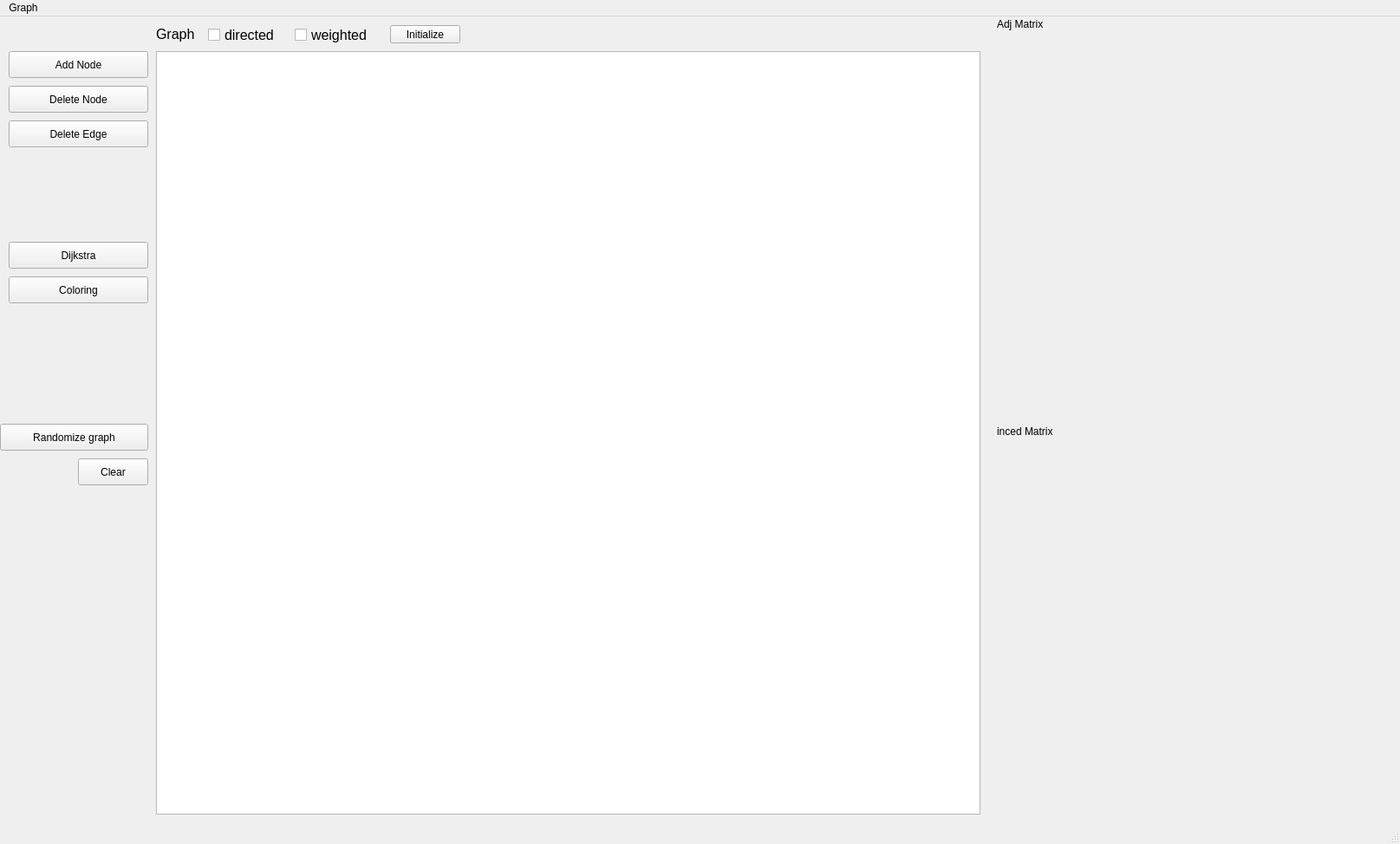
<?xml version="1.0" encoding="UTF-8"?>
<ui version="4.0">
 <class>MainWindow</class>
 <widget class="QMainWindow" name="MainWindow">
  <property name="geometry">
   <rect>
    <x>0</x>
    <y>0</y>
    <width>1615</width>
    <height>974</height>
   </rect>
  </property>
  <property name="windowTitle">
   <string>Graph Editor</string>
  </property>
  <widget class="QWidget" name="centralwidget">
   <widget class="QGraphicsView" name="graphicsView">
    <property name="geometry">
     <rect>
      <x>180</x>
      <y>40</y>
      <width>951</width>
      <height>881</height>
     </rect>
    </property>
   </widget>
   <widget class="QLabel" name="label">
    <property name="geometry">
     <rect>
      <x>1150</x>
      <y>0</y>
      <width>111</width>
      <height>17</height>
     </rect>
    </property>
    <property name="text">
     <string>Adj Matrix</string>
    </property>
   </widget>
   <widget class="QLabel" name="label_2">
    <property name="geometry">
     <rect>
      <x>1150</x>
      <y>470</y>
      <width>111</width>
      <height>17</height>
     </rect>
    </property>
    <property name="text">
     <string>inced Matrix</string>
    </property>
   </widget>
   <widget class="QWidget" name="verticalLayoutWidget">
    <property name="geometry">
     <rect>
      <x>1150</x>
      <y>20</y>
      <width>441</width>
      <height>421</height>
     </rect>
    </property>
    <layout class="QVBoxLayout" name="adjLayout"/>
   </widget>
   <widget class="QWidget" name="verticalLayoutWidget_2">
    <property name="geometry">
     <rect>
      <x>1150</x>
      <y>490</y>
      <width>441</width>
      <height>431</height>
     </rect>
    </property>
    <layout class="QVBoxLayout" name="incLayout"/>
   </widget>
   <widget class="QPushButton" name="pushButton">
    <property name="geometry">
     <rect>
      <x>10</x>
      <y>40</y>
      <width>161</width>
      <height>31</height>
     </rect>
    </property>
    <property name="text">
     <string>Add Node</string>
    </property>
   </widget>
   <widget class="QPushButton" name="pushButton_2">
    <property name="geometry">
     <rect>
      <x>10</x>
      <y>80</y>
      <width>161</width>
      <height>31</height>
     </rect>
    </property>
    <property name="text">
     <string>Delete Node</string>
    </property>
   </widget>
   <widget class="QPushButton" name="pushButton_3">
    <property name="geometry">
     <rect>
      <x>10</x>
      <y>120</y>
      <width>161</width>
      <height>31</height>
     </rect>
    </property>
    <property name="text">
     <string>Delete Edge</string>
    </property>
   </widget>
   <widget class="QPushButton" name="pushButton_4">
    <property name="geometry">
     <rect>
      <x>10</x>
      <y>260</y>
      <width>161</width>
      <height>31</height>
     </rect>
    </property>
    <property name="text">
     <string>Dijkstra</string>
    </property>
   </widget>
   <widget class="QPushButton" name="pushButton_5">
    <property name="geometry">
     <rect>
      <x>90</x>
      <y>510</y>
      <width>81</width>
      <height>31</height>
     </rect>
    </property>
    <property name="text">
     <string>Clear</string>
    </property>
   </widget>
   <widget class="QLabel" name="label_3">
    <property name="geometry">
     <rect>
      <x>180</x>
      <y>10</y>
      <width>54</width>
      <height>21</height>
     </rect>
    </property>
    <property name="font">
     <font>
      <pointsize>12</pointsize>
     </font>
    </property>
    <property name="text">
     <string>Graph</string>
    </property>
   </widget>
   <widget class="QCheckBox" name="checkBox">
    <property name="geometry">
     <rect>
      <x>340</x>
      <y>10</y>
      <width>101</width>
      <height>23</height>
     </rect>
    </property>
    <property name="font">
     <font>
      <pointsize>12</pointsize>
     </font>
    </property>
    <property name="text">
     <string>weighted</string>
    </property>
   </widget>
   <widget class="QCheckBox" name="checkBox_2">
    <property name="geometry">
     <rect>
      <x>240</x>
      <y>10</y>
      <width>82</width>
      <height>23</height>
     </rect>
    </property>
    <property name="font">
     <font>
      <pointsize>12</pointsize>
     </font>
    </property>
    <property name="text">
     <string>directed</string>
    </property>
   </widget>
   <widget class="QPushButton" name="pushButton_6">
    <property name="geometry">
     <rect>
      <x>450</x>
      <y>10</y>
      <width>81</width>
      <height>21</height>
     </rect>
    </property>
    <property name="text">
     <string>Initialize</string>
    </property>
   </widget>
   <widget class="QPushButton" name="pushButton_7">
    <property name="geometry">
     <rect>
      <x>10</x>
      <y>300</y>
      <width>161</width>
      <height>31</height>
     </rect>
    </property>
    <property name="text">
     <string>Coloring</string>
    </property>
   </widget>
   <widget class="QPushButton" name="pushButton_9">
    <property name="geometry">
     <rect>
      <x>0</x>
      <y>470</y>
      <width>171</width>
      <height>31</height>
     </rect>
    </property>
    <property name="text">
     <string>Randomize graph</string>
    </property>
   </widget>
  </widget>
  <widget class="QMenuBar" name="menubar">
   <property name="geometry">
    <rect>
     <x>0</x>
     <y>0</y>
     <width>1615</width>
     <height>22</height>
    </rect>
   </property>
   <widget class="QMenu" name="menuGraph">
    <property name="title">
     <string>Graph</string>
    </property>
    <addaction name="separator"/>
    <addaction name="actionOpen_Exist"/>
    <addaction name="actionSave_As"/>
   </widget>
   <addaction name="menuGraph"/>
  </widget>
  <widget class="QStatusBar" name="statusbar"/>
  <action name="actionOpen_Exist">
   <property name="text">
    <string>Open Exist</string>
   </property>
  </action>
  <action name="actionSave_As">
   <property name="text">
    <string>Save As</string>
   </property>
  </action>
 </widget>
 <resources/>
 <connections/>
</ui>
